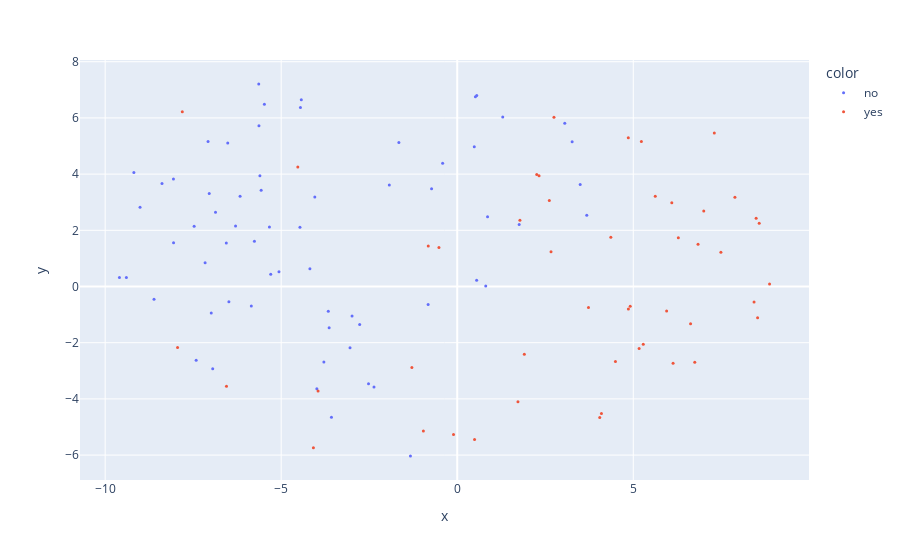

The notebook cell saved with this chart:
### Code cell
fig = px.scatter(x=embed[:,0], y=embed[:,1], size_max=15, color=df_stroke_v1["stroke patient medical history"])
fig.update_traces(marker={'size': 3})
fig.show()
